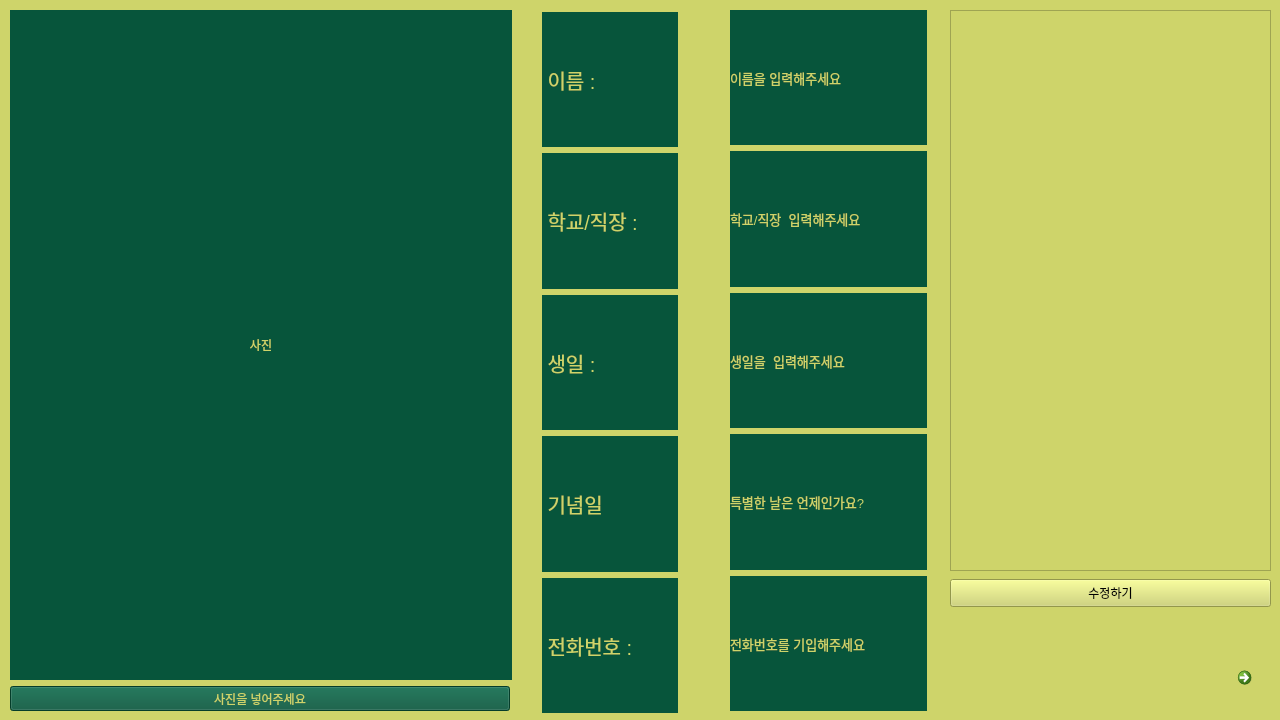
<?xml version="1.0" encoding="UTF-8"?>
<ui version="4.0">
 <class>Dialog</class>
 <widget class="QDialog" name="Dialog">
  <property name="geometry">
   <rect>
    <x>0</x>
    <y>0</y>
    <width>1280</width>
    <height>720</height>
   </rect>
  </property>
  <property name="minimumSize">
   <size>
    <width>1280</width>
    <height>720</height>
   </size>
  </property>
  <property name="windowTitle">
   <string>N3_4</string>
  </property>
  <property name="styleSheet">
   <string notr="true">background-color:rgb(206, 212, 106);
</string>
  </property>
  <widget class="QWidget" name="layoutWidget">
   <property name="geometry">
    <rect>
     <x>10</x>
     <y>10</y>
     <width>502</width>
     <height>701</height>
    </rect>
   </property>
   <layout class="QVBoxLayout" name="verticalLayout">
    <item>
     <widget class="QLabel" name="label">
      <property name="minimumSize">
       <size>
        <width>500</width>
        <height>650</height>
       </size>
      </property>
      <property name="styleSheet">
       <string notr="true">background-color: rgb(7, 85, 59);
color:rgb(206, 212, 106);
</string>
      </property>
      <property name="text">
       <string>사진</string>
      </property>
      <property name="alignment">
       <set>Qt::AlignCenter</set>
      </property>
     </widget>
    </item>
    <item>
     <widget class="QToolButton" name="toolButton">
      <property name="minimumSize">
       <size>
        <width>500</width>
        <height>0</height>
       </size>
      </property>
      <property name="styleSheet">
       <string notr="true">background-color: rgb(7, 85, 59);
color:rgb(206, 212, 106);
</string>
      </property>
      <property name="text">
       <string>사진을 넣어주세요</string>
      </property>
     </widget>
    </item>
   </layout>
  </widget>
  <widget class="QCommandLinkButton" name="commandLinkButton">
   <property name="geometry">
    <rect>
     <x>1230</x>
     <y>660</y>
     <width>40</width>
     <height>40</height>
    </rect>
   </property>
   <property name="styleSheet">
    <string notr="true">background-color: rgb(7, 85, 59);
color:rgb(206, 212, 106);
</string>
   </property>
   <property name="text">
    <string/>
   </property>
  </widget>
  <widget class="QWidget" name="layoutWidget">
   <property name="geometry">
    <rect>
     <x>542</x>
     <y>12</y>
     <width>136</width>
     <height>701</height>
    </rect>
   </property>
   <layout class="QVBoxLayout" name="verticalLayout_2">
    <item>
     <widget class="QLabel" name="label_12">
      <property name="font">
       <font>
        <pointsize>15</pointsize>
       </font>
      </property>
      <property name="styleSheet">
       <string notr="true">background-color: rgb(7, 85, 59);
color:rgb(206, 212, 106);
</string>
      </property>
      <property name="text">
       <string> 이름 :</string>
      </property>
     </widget>
    </item>
    <item>
     <widget class="QLabel" name="label_18">
      <property name="font">
       <font>
        <pointsize>15</pointsize>
       </font>
      </property>
      <property name="styleSheet">
       <string notr="true">background-color: rgb(7, 85, 59);
color:rgb(206, 212, 106);
</string>
      </property>
      <property name="text">
       <string> 학교/직장 :</string>
      </property>
     </widget>
    </item>
    <item>
     <widget class="QLabel" name="label_19">
      <property name="font">
       <font>
        <pointsize>15</pointsize>
       </font>
      </property>
      <property name="styleSheet">
       <string notr="true">background-color: rgb(7, 85, 59);
color:rgb(206, 212, 106);
</string>
      </property>
      <property name="text">
       <string> 생일 :</string>
      </property>
     </widget>
    </item>
    <item>
     <widget class="QLabel" name="label_20">
      <property name="font">
       <font>
        <pointsize>15</pointsize>
       </font>
      </property>
      <property name="styleSheet">
       <string notr="true">background-color: rgb(7, 85, 59);
color:rgb(206, 212, 106);
</string>
      </property>
      <property name="text">
       <string> 기념일</string>
      </property>
     </widget>
    </item>
    <item>
     <widget class="QLabel" name="label_16">
      <property name="font">
       <font>
        <pointsize>15</pointsize>
       </font>
      </property>
      <property name="styleSheet">
       <string notr="true">background-color: rgb(7, 85, 59);
color:rgb(206, 212, 106);
</string>
      </property>
      <property name="text">
       <string> 전화번호 :</string>
      </property>
     </widget>
    </item>
   </layout>
  </widget>
  <widget class="QWidget" name="layoutWidget">
   <property name="geometry">
    <rect>
     <x>730</x>
     <y>10</y>
     <width>197</width>
     <height>701</height>
    </rect>
   </property>
   <layout class="QVBoxLayout" name="verticalLayout_3">
    <item>
     <widget class="QLabel" name="label_a">
      <property name="minimumSize">
       <size>
        <width>195</width>
        <height>0</height>
       </size>
      </property>
      <property name="font">
       <font>
        <pointsize>10</pointsize>
       </font>
      </property>
      <property name="styleSheet">
       <string notr="true">background-color: rgb(7, 85, 59);
color:rgb(206, 212, 106);
</string>
      </property>
      <property name="text">
       <string>이름을 입력해주세요</string>
      </property>
     </widget>
    </item>
    <item>
     <widget class="QLabel" name="label_b">
      <property name="font">
       <font>
        <pointsize>10</pointsize>
       </font>
      </property>
      <property name="styleSheet">
       <string notr="true">background-color: rgb(7, 85, 59);
color:rgb(206, 212, 106);
</string>
      </property>
      <property name="text">
       <string>학교/직장  입력해주세요</string>
      </property>
     </widget>
    </item>
    <item>
     <widget class="QLabel" name="label_c">
      <property name="font">
       <font>
        <pointsize>10</pointsize>
       </font>
      </property>
      <property name="styleSheet">
       <string notr="true">background-color: rgb(7, 85, 59);
color:rgb(206, 212, 106);
</string>
      </property>
      <property name="text">
       <string>생일을  입력해주세요</string>
      </property>
     </widget>
    </item>
    <item>
     <widget class="QLabel" name="label_d">
      <property name="font">
       <font>
        <pointsize>10</pointsize>
       </font>
      </property>
      <property name="styleSheet">
       <string notr="true">background-color: rgb(7, 85, 59);
color:rgb(206, 212, 106);
</string>
      </property>
      <property name="text">
       <string>특별한 날은 언제인가요?</string>
      </property>
     </widget>
    </item>
    <item>
     <widget class="QLabel" name="label_e">
      <property name="font">
       <font>
        <pointsize>10</pointsize>
       </font>
      </property>
      <property name="styleSheet">
       <string notr="true">background-color: rgb(7, 85, 59);
color:rgb(206, 212, 106);
</string>
      </property>
      <property name="text">
       <string>전화번호를 기입해주세요</string>
      </property>
     </widget>
    </item>
   </layout>
  </widget>
  <widget class="QTextEdit" name="textEdit_m">
   <property name="geometry">
    <rect>
     <x>950</x>
     <y>10</y>
     <width>321</width>
     <height>561</height>
    </rect>
   </property>
  </widget>
  <widget class="QPushButton" name="pushButton">
   <property name="geometry">
    <rect>
     <x>950</x>
     <y>579</y>
     <width>321</width>
     <height>28</height>
    </rect>
   </property>
   <property name="text">
    <string>수정하기</string>
   </property>
  </widget>
  <zorder>layoutWidget</zorder>
  <zorder>layoutWidget</zorder>
  <zorder>layoutWidget</zorder>
  <zorder>commandLinkButton</zorder>
  <zorder>textEdit_m</zorder>
  <zorder>pushButton</zorder>
 </widget>
 <resources/>
 <connections>
  <connection>
   <sender>commandLinkButton</sender>
   <signal>clicked()</signal>
   <receiver>Dialog</receiver>
   <slot>nachHause_click_open()</slot>
   <hints>
    <hint type="sourcelabel">
     <x>1239</x>
     <y>679</y>
    </hint>
    <hint type="destinationlabel">
     <x>1214</x>
     <y>694</y>
    </hint>
   </hints>
  </connection>
  <connection>
   <sender>pushButton</sender>
   <signal>clicked()</signal>
   <receiver>Dialog</receiver>
   <slot>N3_4_A_specMODIFY()</slot>
   <hints>
    <hint type="sourcelabel">
     <x>1035</x>
     <y>597</y>
    </hint>
    <hint type="destinationlabel">
     <x>1035</x>
     <y>645</y>
    </hint>
   </hints>
  </connection>
 </connections>
 <slots>
  <slot>nachHause_click_open()</slot>
  <slot>N3_4_A_specMODIFY()</slot>
 </slots>
</ui>
